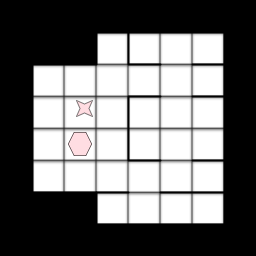

A level layout from a 2D game, rendered from its tile map. Below: a short description, then the map file with its tile-grid data intact:
An orthogonal 8x8 tile map with 32x32 px tiles, 4 tile layers (Doors, Floor, Objects, Walls).

<map version="1.0" orientation="orthogonal" renderorder="left-up" width="8" height="8" tilewidth="32" tileheight="32">
  <tileset firstgid="1" name="tileset" tilewidth="32" tileheight="32">
    <image source="tileset.png" width="256" height="256" />
  </tileset>
  <layer name="Doors" width="8" height="8">
    <data>
      <tile gid="0" />
      <tile gid="0" />
      <tile gid="0" />
      <tile gid="0" />
      <tile gid="0" />
      <tile gid="0" />
      <tile gid="0" />
      <tile gid="0" />
      <tile gid="0" />
      <tile gid="0" />
      <tile gid="0" />
      <tile gid="0" />
      <tile gid="0" />
      <tile gid="2" />
      <tile gid="0" />
      <tile gid="0" />
      <tile gid="0" />
      <tile gid="0" />
      <tile gid="0" />
      <tile gid="3" />
      <tile gid="4" />
      <tile gid="5" />
      <tile gid="6" />
      <tile gid="0" />
      <tile gid="0" />
      <tile gid="0" />
      <tile gid="0" />
      <tile gid="0" />
      <tile gid="6" />
      <tile gid="7" />
      <tile gid="6" />
      <tile gid="0" />
      <tile gid="0" />
      <tile gid="0" />
      <tile gid="0" />
      <tile gid="0" />
      <tile gid="0" />
      <tile gid="2684354563" />
      <tile gid="0" />
      <tile gid="0" />
      <tile gid="0" />
      <tile gid="0" />
      <tile gid="0" />
      <tile gid="0" />
      <tile gid="2684354563" />
      <tile gid="7" />
      <tile gid="6" />
      <tile gid="0" />
      <tile gid="0" />
      <tile gid="0" />
      <tile gid="0" />
      <tile gid="0" />
      <tile gid="8" />
      <tile gid="6" />
      <tile gid="0" />
      <tile gid="0" />
      <tile gid="0" />
      <tile gid="0" />
      <tile gid="0" />
      <tile gid="0" />
      <tile gid="0" />
      <tile gid="0" />
      <tile gid="0" />
      <tile gid="0" />
    </data>
  </layer>
  <layer name="Floor" width="8" height="8">
    <data>
      <tile gid="0" />
      <tile gid="0" />
      <tile gid="0" />
      <tile gid="0" />
      <tile gid="0" />
      <tile gid="0" />
      <tile gid="0" />
      <tile gid="0" />
      <tile gid="0" />
      <tile gid="0" />
      <tile gid="0" />
      <tile gid="9" />
      <tile gid="9" />
      <tile gid="9" />
      <tile gid="9" />
      <tile gid="0" />
      <tile gid="0" />
      <tile gid="9" />
      <tile gid="9" />
      <tile gid="9" />
      <tile gid="9" />
      <tile gid="9" />
      <tile gid="9" />
      <tile gid="0" />
      <tile gid="0" />
      <tile gid="9" />
      <tile gid="9" />
      <tile gid="9" />
      <tile gid="9" />
      <tile gid="9" />
      <tile gid="9" />
      <tile gid="0" />
      <tile gid="0" />
      <tile gid="9" />
      <tile gid="9" />
      <tile gid="9" />
      <tile gid="9" />
      <tile gid="9" />
      <tile gid="9" />
      <tile gid="0" />
      <tile gid="0" />
      <tile gid="9" />
      <tile gid="9" />
      <tile gid="9" />
      <tile gid="9" />
      <tile gid="9" />
      <tile gid="9" />
      <tile gid="0" />
      <tile gid="0" />
      <tile gid="0" />
      <tile gid="0" />
      <tile gid="9" />
      <tile gid="9" />
      <tile gid="9" />
      <tile gid="9" />
      <tile gid="0" />
      <tile gid="0" />
      <tile gid="0" />
      <tile gid="0" />
      <tile gid="0" />
      <tile gid="0" />
      <tile gid="0" />
      <tile gid="0" />
      <tile gid="0" />
    </data>
  </layer>
  <layer name="Objects" width="8" height="8">
    <data>
      <tile gid="0" />
      <tile gid="0" />
      <tile gid="0" />
      <tile gid="0" />
      <tile gid="0" />
      <tile gid="0" />
      <tile gid="0" />
      <tile gid="0" />
      <tile gid="0" />
      <tile gid="0" />
      <tile gid="0" />
      <tile gid="0" />
      <tile gid="0" />
      <tile gid="0" />
      <tile gid="0" />
      <tile gid="0" />
      <tile gid="0" />
      <tile gid="0" />
      <tile gid="0" />
      <tile gid="0" />
      <tile gid="0" />
      <tile gid="0" />
      <tile gid="0" />
      <tile gid="0" />
      <tile gid="0" />
      <tile gid="0" />
      <tile gid="10" />
      <tile gid="0" />
      <tile gid="0" />
      <tile gid="0" />
      <tile gid="0" />
      <tile gid="0" />
      <tile gid="0" />
      <tile gid="0" />
      <tile gid="11" />
      <tile gid="0" />
      <tile gid="0" />
      <tile gid="0" />
      <tile gid="0" />
      <tile gid="0" />
      <tile gid="0" />
      <tile gid="0" />
      <tile gid="0" />
      <tile gid="0" />
      <tile gid="0" />
      <tile gid="0" />
      <tile gid="0" />
      <tile gid="0" />
      <tile gid="0" />
      <tile gid="0" />
      <tile gid="0" />
      <tile gid="0" />
      <tile gid="0" />
      <tile gid="0" />
      <tile gid="0" />
      <tile gid="0" />
      <tile gid="0" />
      <tile gid="0" />
      <tile gid="0" />
      <tile gid="0" />
      <tile gid="0" />
      <tile gid="0" />
      <tile gid="0" />
      <tile gid="0" />
    </data>
  </layer>
  <layer name="Walls" width="8" height="8">
    <data>
      <tile gid="0" />
      <tile gid="0" />
      <tile gid="12" />
      <tile gid="13" />
      <tile gid="14" />
      <tile gid="15" />
      <tile gid="15" />
      <tile gid="16" />
      <tile gid="12" />
      <tile gid="17" />
      <tile gid="18" />
      <tile gid="19" />
      <tile gid="20" />
      <tile gid="21" />
      <tile gid="22" />
      <tile gid="23" />
      <tile gid="536870929" />
      <tile gid="24" />
      <tile gid="25" />
      <tile gid="26" />
      <tile gid="27" />
      <tile gid="28" />
      <tile gid="29" />
      <tile gid="30" />
      <tile gid="1610612751" />
      <tile gid="1610612761" />
      <tile gid="0" />
      <tile gid="536870929" />
      <tile gid="24" />
      <tile gid="31" />
      <tile gid="32" />
      <tile gid="33" />
      <tile gid="1610612751" />
      <tile gid="1610612761" />
      <tile gid="0" />
      <tile gid="1610612751" />
      <tile gid="34" />
      <tile gid="35" />
      <tile gid="36" />
      <tile gid="37" />
      <tile gid="1610612751" />
      <tile gid="34" />
      <tile gid="38" />
      <tile gid="39" />
      <tile gid="40" />
      <tile gid="41" />
      <tile gid="42" />
      <tile gid="30" />
      <tile gid="536870928" />
      <tile gid="43" />
      <tile gid="44" />
      <tile gid="20" />
      <tile gid="45" />
      <tile gid="46" />
      <tile gid="47" />
      <tile gid="33" />
      <tile gid="0" />
      <tile gid="0" />
      <tile gid="536870928" />
      <tile gid="43" />
      <tile gid="25" />
      <tile gid="25" />
      <tile gid="25" />
      <tile gid="48" />
    </data>
  </layer>
</map>